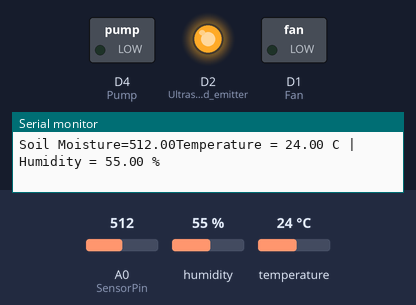
A sketch run on a simulated ESP8266 (NodeMCU). Parts: switched loads named in the sketch (green lamp = pin HIGH), output pins drawn as LEDs (lit = HIGH), the last lines printed to the serial monitor. The test bench sets the inputs (shaded band); at power-on: A0 (SensorPin) = 512, temperature 24 °C, humidity 55 %.

Above: at 2.8 s.
2.9 s: A0 (SensorPin) set to 685
5.6 s: A0 (SensorPin) set to 709
At 6.5 s:
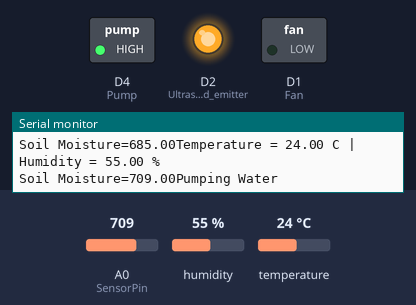
8.3 s: temperature set to 32 °C
11.0 s: temperature set to 35 °C
At 15.3 s:
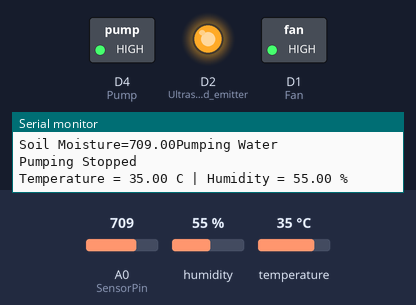
15.6 s: A0 (SensorPin) set to 690
At 20.2 s:
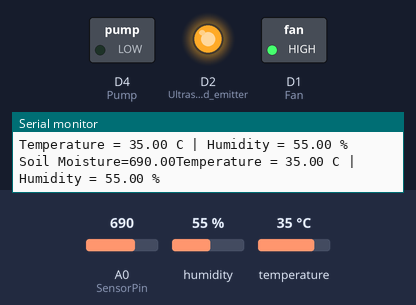
20.6 s: A0 (SensorPin) set to 710
At 25.2 s:
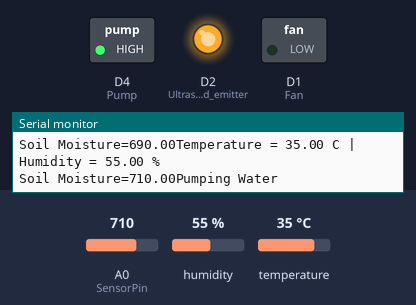
Timing chart, 0 to 26.6 s (numbered marks = the images above; inputs shaded):
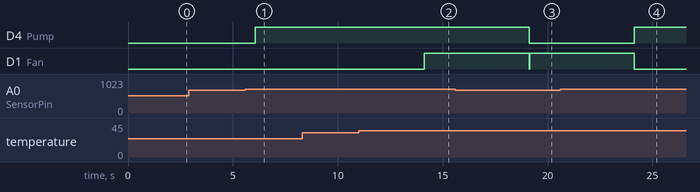

Measured:
- the behaviour switches between 700 and 701 on A0 (SensorPin) (found by bisection; images 0 and 1)
- the behaviour switches between 33 and 34 °C on temperature (found by bisection; images 1 and 2)
- after the input at 5.6 s, D4 (Pump): LOW → HIGH after 0.47 s
- after the input at 11.0 s, D1 (Fan): LOW → HIGH after 3.1 s
- after the input at 15.6 s, D4 (Pump): HIGH → LOW after 3.5 s
- after the input at 20.6 s, D4 (Pump): LOW → HIGH after 3.5 s; D1 (Fan): goes on until 24.1 s, then stays LOW

The sketch:

dht11.ino
```cpp
#include <dht.h>
#define SensorPin A0 // Defines pin number to which the soil moisture sensor is connected
#define dataPin D8 // Defines pin number to which the temperature sensor is connected
dht DHT; // Creats a DHT object

void setup()
{
  pinMode(D1,OUTPUT); //Fan
  pinMode(D2,OUTPUT); // Ultrasound emitter
  pinMode(D4,OUTPUT); // Pump
  Serial.begin(9600);
}
void loop()
{
  digitalWrite (D2,HIGH); // The ultrasonic bug reppellent is High.
  digitalWrite (D1,LOW);
  digitalWrite (D4,LOW);
  float sensorValue = analogRead(SensorPin);
  Serial.print("Soil Moisture=");
 Serial.print(sensorValue);
  if (sensorValue>700)
  {
    digitalWrite(D4,HIGH);
    Serial.println("Pumping Water");
    delay(3000);
    Serial.println("Pumping Stopped");
  }
  int readData = DHT.read11(dataPin); // DHT11

  float t = DHT.temperature; // Gets the values of the temperature
  float h = DHT.humidity; // Gets the values of the humidity

  Serial.print("Temperature = ");
  Serial.print(t);
  Serial.print(" ");
  Serial.print("C | ");
  Serial.print("Humidity = ");
  Serial.print(h);
  Serial.println(" % ");
  Serial.println("");
  if(t>33)
  {
    digitalWrite(D1,HIGH);
    delay(3000);
  }

  delay (2000);
}
```
